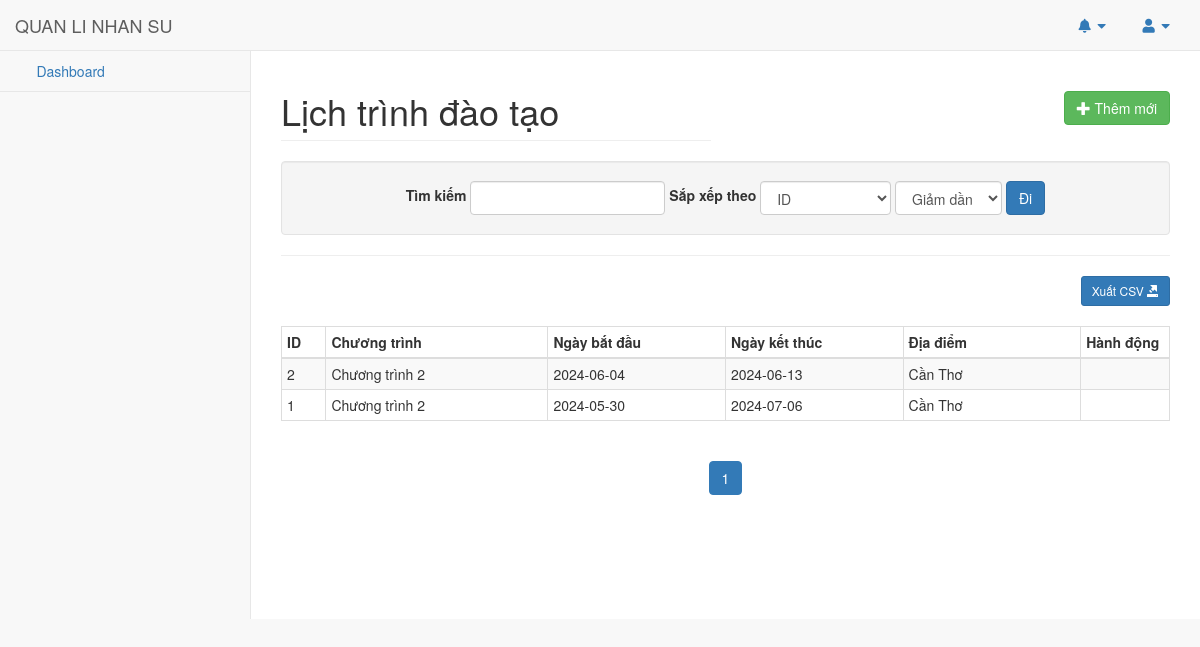
The page /lich_trinh_dao_tao.php (signed in) on the database as committed earlier.
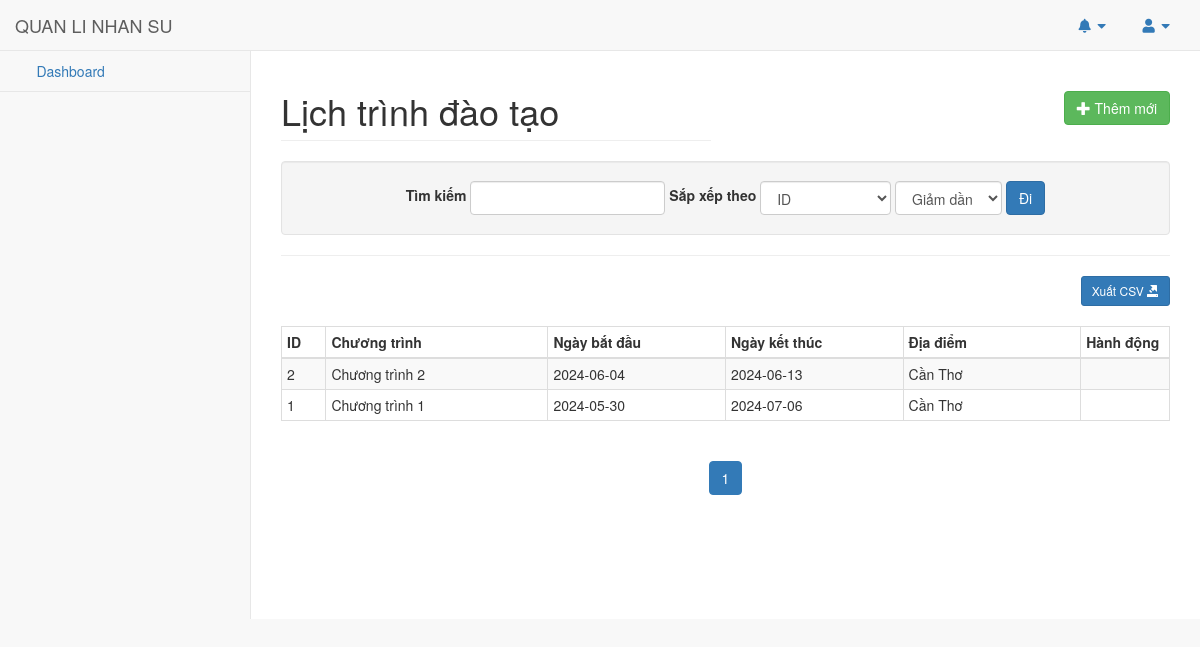
The same page on the database as committed later.
### tables this page shows
CREATE TABLE `lich_trinh_dao_tao` (
  `lich_trinh_id` int(11) NOT NULL,
  `chuong_trinh_id` int(11) DEFAULT NULL,
  `ngay_bat_dau` date DEFAULT NULL,
  `ngay_ket_thuc` date DEFAULT NULL,
  `dia_diem` varchar(255) DEFAULT NULL
);

CREATE TABLE `chuong_trinh_dao_tao` (
  `chuong_trinh_id` int(11) NOT NULL,
  `ten_chuong_trinh` varchar(255) DEFAULT NULL,
  `doi_tuong` varchar(255) DEFAULT NULL,
  `thoi_luong` varchar(50) DEFAULT NULL,
  `hinh_thuc` varchar(255) DEFAULT NULL
);

### helpers/helpers.php (called while the page is built, shortened)
<?php
function xss_clean($string){
    return htmlspecialchars($string, ENT_QUOTES, 'UTF-8');
}

### lich_trinh_dao_tao.php (the view, shortened to what this page needs)
<?php
$role = $_SESSION['user_role'];
$search_string = filter_input(INPUT_GET, 'search_string');
$filter_col = filter_input(INPUT_GET, 'filter_col');
$order_by = filter_input(INPUT_GET, 'order_by');
$pagelimit = 15;
$page = filter_input(INPUT_GET, 'page');
if (!$page) {
    $page = 1;
}
if (!$filter_col) {
    $filter_col = 'lich_trinh_id';
}
if (!$order_by) {
    $order_by = 'Desc';
}
$conn = new mysqli(DB_HOST, DB_USER, DB_PASSWORD, DB_NAME);
$giang_vien_id = null;
$sql = "SELECT lich_trinh_dao_tao.lich_trinh_id, chuong_trinh_dao_tao.ten_chuong_trinh, lich_trinh_dao_tao.ngay_bat_dau, lich_trinh_dao_tao.ngay_ket_thuc, lich_trinh_dao_tao.dia_diem
        FROM lich_trinh_dao_tao
        JOIN chuong_trinh_dao_tao ON lich_trinh_dao_tao.chuong_trinh_id = chuong_trinh_dao_tao.chuong_trinh_id";
$sql .= " ORDER BY $filter_col $order_by LIMIT ?, ?";
$stmt = $conn->prepare($sql);
$search_param = '%' . $search_string . '%';
$offset = ($page - 1) * $pagelimit;
$limit = $pagelimit;
if ($role == 'GiangVien' && $giang_vien_id !== null) {
    if ($search_string) {
        $stmt->bind_param("isii", $giang_vien_id, $search_param, $offset, $limit);
    } else {
        $stmt->bind_param("iii", $giang_vien_id, $offset, $limit);
    }
} else {
    if ($search_string) {
        $stmt->bind_param("sii", $search_param, $offset, $limit);
    } else {
        $stmt->bind_param("ii", $offset, $limit);
    }
}
$stmt->execute();
$result = $stmt->get_result();
$rows = $result->fetch_all(MYSQLI_ASSOC);
$count_sql = "SELECT COUNT(*) as count FROM lich_trinh_dao_tao";
$count_stmt = $conn->prepare($count_sql);
$count_stmt->execute();
$count_result = $count_stmt->get_result();
$total_rows = $count_result->fetch_assoc()['count'];
$total_pages = ceil($total_rows / $pagelimit);
include BASE_PATH . '/includes/header.php';
?>
<div id="page-wrapper">
    <div class="row">
        <div class="col-lg-6">
            <h1 class="page-header">Lịch trình đào tạo</h1>
        </div>
        <div class="col-lg-6">
            <div class="page-action-links text-right">
                <a href="them_lich_trinh_dao_tao.php?operation=create" class="btn btn-success"><i
                        class="glyphicon glyphicon-plus"></i> Thêm mới</a>
            </div>
        </div>
    </div>
    <div class="well text-center filter-form">
        <form class="form form-inline" action="">
            <label for="input_search">Tìm kiếm</label>
            <input type="text" class="form-control" id="input_search" name="search_string"
                value="<?php echo isset($search_string) ? xss_clean($search_string) : ''; ?>">
            <label for="input_order">Sắp xếp theo</label>
            <select name="filter_col" class="form-control">
                <option value="lich_trinh_id" <?php if ($filter_col == 'lich_trinh_id')
                    echo 'selected'; ?>>ID</option>
            </select>
            <select name="order_by" class="form-control" id="input_order">
                <option value="Desc" <?php if ($order_by == 'Desc')
                    echo 'selected'; ?>>Giảm dần</option>
            </select>
            <input type="submit" value="Đi" class="btn btn-primary">
        </form>
    </div>
    <hr>
    <div id="export-section">
        <a href="xuat_lich_trinh_dao_tao.php"><button class="btn btn-sm btn-primary">Xuất CSV <i
                    class="glyphicon glyphicon-export"></i></button></a>
    </div>
    <table class="table table-striped table-bordered table-condensed">
        <thead>
            <tr>
                <th width="5%">ID</th>
                <th width="25%">Chương trình</th>
                <th width="20%">Ngày bắt đầu</th>
                <th width="20%">Ngày kết thúc</th>
                <th width="20%">Địa điểm</th>
                <th width="10%">Hành động</th>
            </tr>
        </thead>
        <tbody>
            <?php foreach ($rows as $row): ?>
                <tr>
                    <td><?php echo $row['lich_trinh_id']; ?></td>
                    <td><?php echo xss_clean($row['ten_chuong_trinh']); ?></td>
                    <td><?php echo xss_clean($row['ngay_bat_dau']); ?></td>
                    <td><?php echo xss_clean($row['ngay_ket_thuc']); ?></td>
                    <td><?php echo xss_clean($row['dia_diem']); ?></td>
                    <td>
                    </td>
                </tr>
            <?php endforeach; ?>
        </tbody>
    </table>
    <div class="text-center">
        <ul class="pagination">
            <?php
            for ($i = 1; $i <= $total_pages; $i++) {
                $active = ($i == $page) ? 'active' : '';
                echo "<li class='$active'><a href='?page=$i'>$i</a></li>";
            }
            ?>
        </ul>
    </div>
</div>
<?php include BASE_PATH . '/includes/footer.php'; ?>

### includes/header.php (shortened to what this page needs)
<!DOCTYPE html>
<html lang="en">
<head>
    <link rel="stylesheet" href="assets/css/bootstrap.min.css" />
    <link href="assets/js/metisMenu/metisMenu.min.css" rel="stylesheet">
    <link href="assets/css/sb-admin-2.css" rel="stylesheet">
    <link href="assets/fonts/font-awesome/css/font-awesome.min.css" rel="stylesheet" type="text/css">
    <link rel="stylesheet" href="https://cdnjs.cloudflare.com/ajax/libs/font-awesome/5.15.3/css/all.min.css">
</head>
<body>
    <div id="wrapper">
        <?php if (isset($_SESSION['user_logged_in']) && $_SESSION['user_logged_in'] == true): ?>
            <nav class="navbar navbar-default navbar-static-top" role="navigation" style="margin-bottom: 0">
                <div class="navbar-header">
                    <a class="navbar-brand" href="">QUAN LI NHAN SU</a>
                </div>
                <ul class="nav navbar-top-links navbar-right">
                    <li class="dropdown">
                        <a class="dropdown-toggle" data-toggle="dropdown" href="#">
                            <i class="fa fa-bell fa-fw"></i> <i class="fa fa-caret-down"></i>
                        </a>
                    </li>
                    <li class="dropdown">
                        <a class="dropdown-toggle" data-toggle="dropdown" href="#">
                            <i class="fa fa-user fa-fw"></i> <i class="fa fa-caret-down"></i>
                        </a>
                    </li>
                </ul>
                <div class="navbar-default sidebar" role="navigation">
                    <div class="sidebar-nav navbar-collapse">
                        <ul class="nav" id="side-menu">
                            <li>
                                <a href="index.php"><i class="fa fa-dashboard fa-fw"></i> Dashboard</a>
                            </li>
                        </ul>
                    </div>
                </div>
            </nav>
        <?php endif; ?>

### includes/footer.php (shortened to what this page needs)
</div>
</body>
</html>

### assets/css/sb-admin-2.css (style rules this page uses)
body { background-color: #f8f8f8; }
#wrapper { width: 100%; }
#page-wrapper { padding: 0 15px; min-height: 568px; background-color: white; }
@media (min-width: 768px) { #page-wrapper { position: inherit; margin: 0 0 0 250px; padding: 0 30px; border-left: 1px solid #e7e7e7; } }
.navbar-top-links { margin-right: 0; }
.navbar-top-links li { display: inline-block; }
.navbar-top-links li:last-child { margin-right: 15px; }
.navbar-top-links li a { padding: 15px; min-height: 50px; }
.page-action-links { margin: 40px 0px 20px 0px; }
.sidebar .sidebar-nav.navbar-collapse { padding-left: 0; padding-right: 0; }
.sidebar ul li { border-bottom: 1px solid #e7e7e7; }
@media (min-width: 768px) { .sidebar { z-index: 1; position: absolute; width: 250px; margin-top: 51px; } }
#export-section { text-align: right; margin-bottom: 20px; }

Rows that differ between the two databases and show on the page:
changed lich_trinh_dao_tao id 1: chuong_trinh.ten_chuong_trinh "Chương trình 2" → "Chương trình 1"
